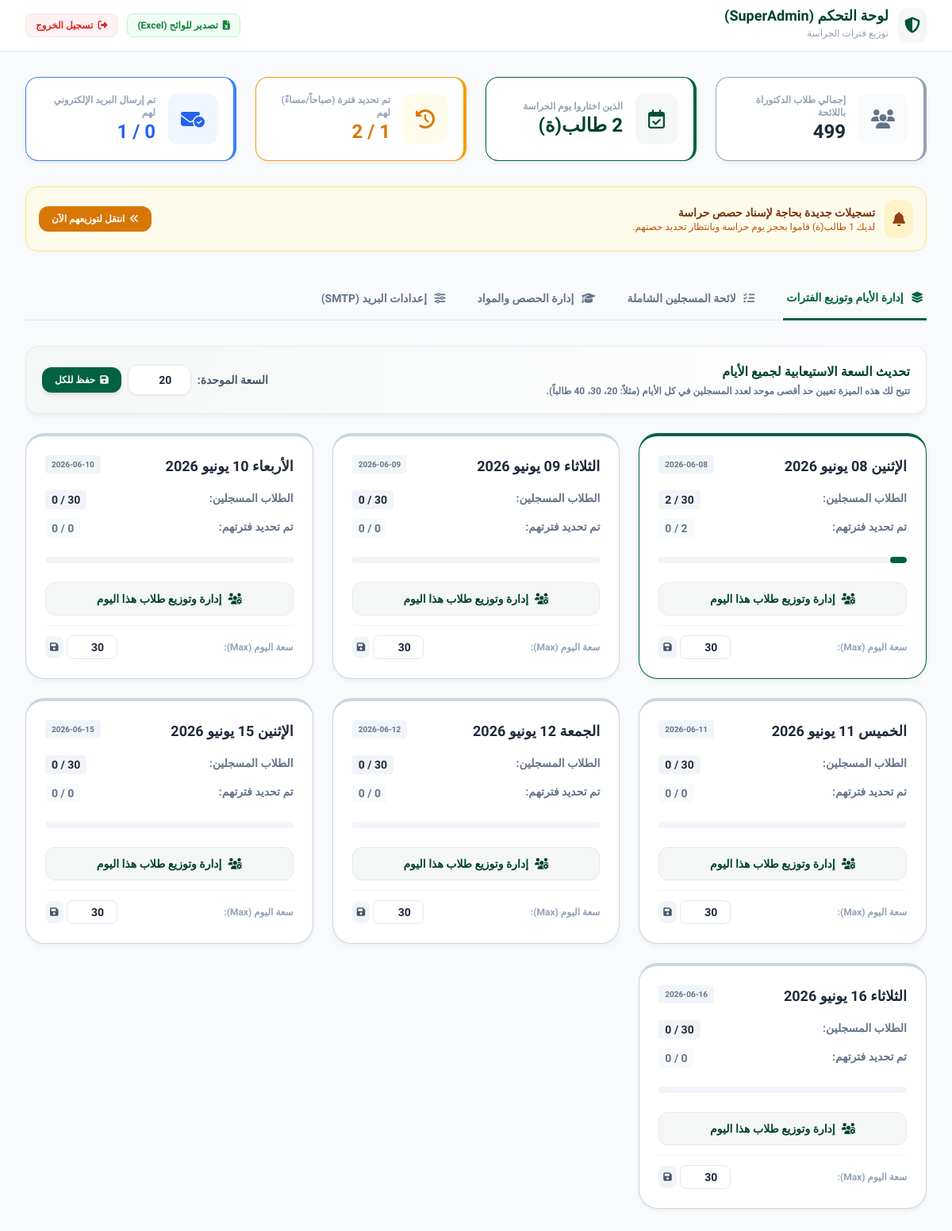
Page /admin (signed in) on the committed database.
### tables this page shows
CREATE TABLE days (
        id INTEGER PRIMARY KEY AUTOINCREMENT,
        day_label TEXT NOT NULL UNIQUE,
        day_date TEXT NOT NULL,
        max_capacity INTEGER DEFAULT 20,
        is_active INTEGER DEFAULT 1
    );

### app.py (the view)
@app.route('/admin')
def admin_dashboard():
    if not session.get('admin_logged_in'):
        return redirect(url_for('admin_login'))
    conn = get_db()
    cursor = conn.cursor()
    cursor.execute('''
        SELECT s.*, se.track, se.module_name, se.time_slot, se.semester, se.group_label
        FROM students s
        LEFT JOIN sessions se ON s.assigned_session_id = se.id
        WHERE s.chosen_day IS NOT NULL
        ORDER BY s.chosen_day, se.time_slot, s.nom_complet
    ''')
    registered = [dict(row) for row in cursor.fetchall()]
    cursor.execute("SELECT COUNT(*) as cnt FROM students")
    total_students = cursor.fetchone()['cnt']
    cursor.execute('''
        SELECT d.*,
               (SELECT COUNT(*) FROM students s WHERE s.chosen_day = d.day_label) as registered_count,
               (SELECT COUNT(*) FROM students s WHERE s.chosen_day = d.day_label AND s.assigned_period IS NOT NULL) as assigned_count
        FROM days d
        ORDER BY d.day_date
    ''')
    days = [dict(row) for row in cursor.fetchall()]
    cursor.execute("SELECT * FROM sessions ORDER BY day_label, track, time_slot")
    all_sessions = [dict(row) for row in cursor.fetchall()]
    conn.close()
    settings = get_settings()
    total_registered = len(registered)
    total_assigned = sum(1 for s in registered if s['assigned_period'] or s['assigned_session_id'])
    total_emailed = sum(1 for s in registered if s['email_sent'] == 1)
    return render_template(
        'admin.html',
        registered=registered,
        days=days,
        sessions=all_sessions,
        settings=settings,
        total_students=total_students,
        total_registered=total_registered,
        total_assigned=total_assigned,
        total_emailed=total_emailed
    )

### app.py (called while the page is built)
def get_db():
    conn = sqlite3.connect(DB_PATH)
    conn.row_factory = sqlite3.Row
    return conn

def get_settings():
    conn = get_db()
    cursor = conn.cursor()
    cursor.execute("SELECT key, value FROM settings")
    settings = {row['key']: row['value'] for row in cursor.fetchall()}
    conn.close()
    return settings

### templates/admin.html (shortened to what this page needs)
<!DOCTYPE html>
<html lang="ar" dir="rtl">
<head>
    <link rel="stylesheet" href="https://cdnjs.cloudflare.com/ajax/libs/font-awesome/6.4.0/css/all.min.css">
    <script src="https://cdn.tailwindcss.com"></script>
</head>
<body class="text-slate-800 pb-12">
    <header class="bg-white border-b border-slate-200 sticky top-0 z-30">
        <div class="max-w-7xl mx-auto px-4 sm:px-6 lg:px-8">
            <div class="flex justify-between h-16 items-center">
                <div class="flex items-center gap-3">
                    <span class="p-2 bg-brand-50 rounded-xl text-brand-600">
                        <i class="fa-solid fa-shield-halved text-xl"></i>
                    </span>
                    <div>
                        <h1 class="text-lg font-extrabold text-brand-700 font-tajawal leading-none">لوحة التحكم (SuperAdmin)</h1>
                        <span class="text-xs text-slate-400">توزيع فترات الحراسة</span>
                    </div>
                </div>
                <div class="flex items-center gap-3">
                    <a href="{{ url_for('export_csv') }}" class="px-3 py-1.5 bg-green-50 text-green-700 text-xs font-bold rounded-lg border border-green-200 hover:bg-green-100 transition-colors flex items-center gap-1.5">
                        <i class="fa-solid fa-file-excel"></i> تصدير للوائح (Excel)
                    </a>
                    <a href="{{ url_for('admin_logout') }}" class="px-3 py-1.5 bg-red-50 text-red-600 text-xs font-bold rounded-lg border border-red-100 hover:bg-red-100 transition-colors flex items-center gap-1.5">
                        <i class="fa-solid fa-right-from-bracket"></i> تسجيل الخروج
                    </a>
                </div>
            </div>
        </div>
    </header>
    <main class="max-w-7xl mx-auto px-4 sm:px-6 lg:px-8 py-8">
        <div class="grid grid-cols-1 sm:grid-cols-2 lg:grid-cols-4 gap-6 mb-8">
            <div class="glass-card rounded-2xl p-5 flex items-center gap-4 border-r-4 border-slate-400">
                <div class="p-4 bg-slate-50 rounded-xl text-slate-500"><i class="fa-solid fa-users text-2xl"></i></div>
                <div>
                    <span class="block text-xs font-bold text-slate-400">إجمالي طلاب الدكتوراة باللائحة</span>
                    <span class="text-2xl font-extrabold text-slate-800">{{ total_students }}</span>
                </div>
            </div>
            <div class="glass-card rounded-2xl p-5 flex items-center gap-4 border-r-4 border-brand-500">
                <div class="p-4 bg-brand-50 rounded-xl text-brand-600"><i class="fa-regular fa-calendar-check text-2xl"></i></div>
                <div>
                    <span class="block text-xs font-bold text-slate-400">الذين اختاروا يوم الحراسة</span>
                    <span class="text-2xl font-extrabold text-brand-700">{{ total_registered }} طالب(ة)</span>
                </div>
            </div>
            <div class="glass-card rounded-2xl p-5 flex items-center gap-4 border-r-4 border-amber-500">
                <div class="p-4 bg-amber-50 rounded-xl text-amber-600"><i class="fa-solid fa-clock-rotate-left text-2xl"></i></div>
                <div>
                    <span class="block text-xs font-bold text-slate-400">تم تحديد فترة (صباحاً/مساءً) لهم</span>
                    <span class="text-2xl font-extrabold text-amber-600">{{ total_assigned }} / {{ total_registered }}</span>
                </div>
            </div>
            <div class="glass-card rounded-2xl p-5 flex items-center gap-4 border-r-4 border-blue-500">
                <div class="p-4 bg-blue-50 rounded-xl text-blue-600"><i class="fa-solid fa-envelope-circle-check text-2xl"></i></div>
                <div>
                    <span class="block text-xs font-bold text-slate-400">تم إرسال البريد الإلكتروني لهم</span>
                    <span class="text-2xl font-extrabold text-blue-600">{{ total_emailed }} / {{ total_assigned }}</span>
                </div>
            </div>
        </div>
        {% set unassigned_count = total_registered - total_assigned %}
        {% if unassigned_count > 0 %}
        <div class="mb-8 p-4 bg-amber-50 border border-amber-200 rounded-2xl flex flex-col sm:flex-row items-start sm:items-center justify-between gap-4">
            <div class="flex items-center gap-3">
                <span class="p-2.5 bg-amber-100 rounded-xl text-amber-800 flex items-center justify-center">
                    <i class="fa-solid fa-bell text-lg animate-bounce"></i>
                </span>
                <div>
                    <h3 class="font-extrabold text-amber-900 text-sm">تسجيلات جديدة بحاجة لإسناد حصص حراسة</h3>
                    <p class="text-xs text-amber-700 font-medium">لديك {{ unassigned_count }} طالب(ة) قاموا بحجز يوم حراسة وبانتظار تحديد حصتهم.</p>
                </div>
            </div>
            <button onclick="switchTab('days-tab'); document.getElementById('days-list-container').scrollIntoView({ behavior: 'smooth' });" class="px-4 py-2 bg-amber-600 hover:bg-amber-700 text-white text-xs font-bold rounded-xl shadow-sm hover:shadow-md transition-all flex items-center gap-1.5 self-stretch sm:self-auto justify-center">
                <i class="fa-solid fa-angles-left"></i> انتقل لتوزيعهم الآن
            </button>
        </div>
        {% endif %}
        <div class="border-b border-slate-200 mb-8">
            <nav class="flex gap-8 -mb-px text-sm font-bold">
                <button onclick="switchTab('days-tab')" id="days-tab-btn" class="tab-btn py-4 px-1 border-b-2 border-transparent text-slate-500 hover:text-brand-600 transition-all active">
                    <i class="fa-solid fa-layer-group ml-1.5"></i> إدارة الأيام وتوزيع الفترات
                </button>
                <button onclick="switchTab('all-students-tab')" id="all-students-tab-btn" class="tab-btn py-4 px-1 border-b-2 border-transparent text-slate-500 hover:text-brand-600 transition-all">
                    <i class="fa-solid fa-list-check ml-1.5"></i> لائحة المسجلين الشاملة
                </button>
                <button onclick="switchTab('sessions-tab')" id="sessions-tab-btn" class="tab-btn py-4 px-1 border-b-2 border-transparent text-slate-500 hover:text-brand-600 transition-all">
                    <i class="fa-solid fa-graduation-cap ml-1.5"></i> إدارة الحصص والمواد
                </button>
                <button onclick="switchTab('settings-tab')" id="settings-tab-btn" class="tab-btn py-4 px-1 border-b-2 border-transparent text-slate-500 hover:text-brand-600 transition-all">
                    <i class="fa-solid fa-sliders ml-1.5"></i> إعدادات البريد (SMTP)
                </button>
            </nav>
        </div>
        <section id="days-tab-content" class="tab-content">
            <div class="glass-card rounded-2xl p-5 mb-6 flex flex-col sm:flex-row justify-between items-center gap-4 bg-gradient-to-r from-brand-50 to-white">
                <div>
                    <h3 class="font-bold text-brand-700 text-base">تحديث السعة الاستيعابية لجميع الأيام</h3>
                    <p class="text-xs text-slate-500 font-bold mt-1">تتيح لك هذه الميزة تعيين حد أقصى موحد لعدد المسجلين في كل الأيام (مثلاً: 20، 30، 40 طالباً).</p>
                </div>
                <div class="flex items-center gap-2">
                    <label class="text-sm font-bold text-slate-600">السعة الموحدة:</label>
                    <input type="number" id="global-capacity-input" value="20" min="1"
                           class="w-20 px-3 py-2 bg-white border border-slate-200 rounded-xl outline-none text-center font-bold text-sm focus:border-brand-500 shadow-sm">
                    <button onclick="updateAllDaysCapacity(this)" class="px-4 py-2 bg-brand-500 hover:bg-brand-600 text-white text-xs font-bold rounded-xl shadow-md transition-all flex items-center gap-1.5">
                        <i class="fa-solid fa-floppy-disk"></i> حفظ للكل
                    </button>
                </div>
            </div>
            <div id="days-list-container" class="grid grid-cols-1 md:grid-cols-2 lg:grid-cols-3 gap-6">
                {% for day in days %}
                    <div class="glass-card rounded-3xl p-6 relative overflow-hidden border-t-4 {% if day.registered_count >= day.max_capacity %}border-red-500{% elif day.registered_count > 0 %}border-brand-500{% else %}border-slate-300{% endif %}">
                        <div class="flex justify-between items-start mb-4">
                            <h3 class="text-lg font-extrabold text-slate-800 font-tajawal">{{ day.day_label }}</h3>
                            <span class="inline-flex items-center gap-1 text-[10px] font-bold px-2 py-1 rounded bg-slate-100 text-slate-500" dir="ltr">
                                {{ day.day_date }}
                            </span>
                        </div>
                        <div class="space-y-3 mb-6">
                            <div class="flex justify-between text-sm">
                                <span class="font-bold text-slate-500">الطلاب المسجلين:</span>
                                <span class="font-bold text-slate-800 bg-slate-100 px-2 py-0.5 rounded" dir="ltr">{{ day.registered_count }} / {{ day.max_capacity }}</span>
                            </div>
                            <div class="flex justify-between text-sm">
                                <span class="font-bold text-slate-500">تم تحديد فترتهم:</span>
                                <span class="font-bold {% if day.assigned_count == day.registered_count and day.registered_count > 0 %}text-green-600 bg-green-50{% elif day.assigned_count > 0 %}text-amber-600 bg-amber-50{% else %}text-slate-500 bg-slate-50{% endif %} px-2 py-0.5 rounded" dir="ltr">{{ day.assigned_count }} / {{ day.registered_count }}</span>
                            </div>
                        </div>
                        <div class="w-full bg-slate-100 rounded-full h-2 mb-6 overflow-hidden">
                            <div class="h-2 rounded-full {% if day.registered_count >= day.max_capacity %}bg-red-500{% else %}bg-brand-500{% endif %}" style="width: {{ (day.registered_count / day.max_capacity) * 100 }}%"></div>
                        </div>
                        <div class="flex flex-col gap-3">
                            <a href="{{ url_for('admin_day_detail', day_label=day.day_label) }}" class="w-full py-2.5 bg-brand-50 hover:bg-brand-500 text-brand-700 hover:text-white border border-brand-200 text-sm font-bold rounded-xl transition-colors text-center flex justify-center items-center gap-2">
                                <i class="fa-solid fa-users-gear"></i> إدارة وتوزيع طلاب هذا اليوم
                            </a>
                            <div class="pt-3 border-t border-slate-100 flex items-center justify-between gap-2">
                                <label class="text-xs font-bold text-slate-400">سعة اليوم (Max):</label>
                                <div class="flex items-center gap-1">
                                    <input type="number" id="capacity-input-{{ day.id }}" value="{{ day.max_capacity }}" min="1"
                                           class="w-16 px-2 py-1 border border-slate-200 rounded-lg text-center font-bold text-sm outline-none focus:border-brand-500">
                                    <button onclick="updateDayCapacity({{ day.id }}, this)"
                                            class="p-1.5 bg-slate-100 hover:bg-slate-200 text-slate-600 rounded-lg transition-all text-xs font-bold" title="حفظ السعة">
                                        <i class="fa-solid fa-floppy-disk"></i>
                                    </button>
                                </div>
                            </div>
                        </div>
                    </div>
                {% endfor %}
            </div>
        </section>
    </main>
</body>
</html>

### templates/admin.html (style rules this page uses)
body { font-family: 'Cairo', 'Tajawal', sans-serif; background-color: #f8fafc; }
.glass-card { background: white; border: 1px solid rgba(226, 232, 240, 0.8); box-shadow: 0 4px 6px -1px rgba(0,0,0,0.05); }
.tab-btn.active { color: #006241; border-bottom: 3px solid #006241; }

### rows in the picture
days: day_label "الإثنين 08 يونيو 2026", day_date "2026-06-08", registered_count "2", max_capacity "30", assigned_count "0"
days: day_label "الثلاثاء 09 يونيو 2026", day_date "2026-06-09", registered_count "0", max_capacity "30", assigned_count "0"
days: day_label "الأربعاء 10 يونيو 2026", day_date "2026-06-10", registered_count "0", max_capacity "30", assigned_count "0"
days: day_label "الخميس 11 يونيو 2026", day_date "2026-06-11", registered_count "0", max_capacity "30", assigned_count "0"
days: day_label "الجمعة 12 يونيو 2026", day_date "2026-06-12", registered_count "0", max_capacity "30", assigned_count "0"
days: day_label "الإثنين 15 يونيو 2026", day_date "2026-06-15", registered_count "0", max_capacity "30", assigned_count "0"
days: day_label "الثلاثاء 16 يونيو 2026", day_date "2026-06-16", registered_count "0", max_capacity "30", assigned_count "0"

### other values in the picture
{{ total_students }} "499"
{{ total_registered }} "2"
{{ total_assigned }} "1"
